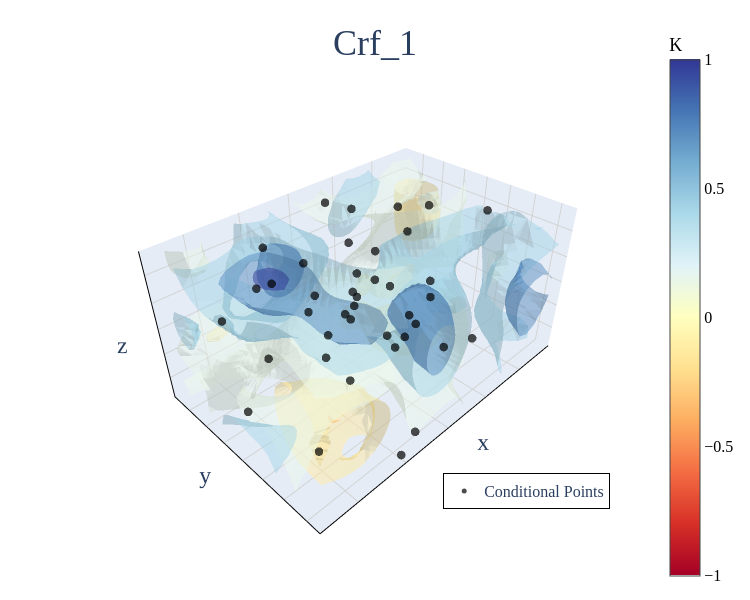
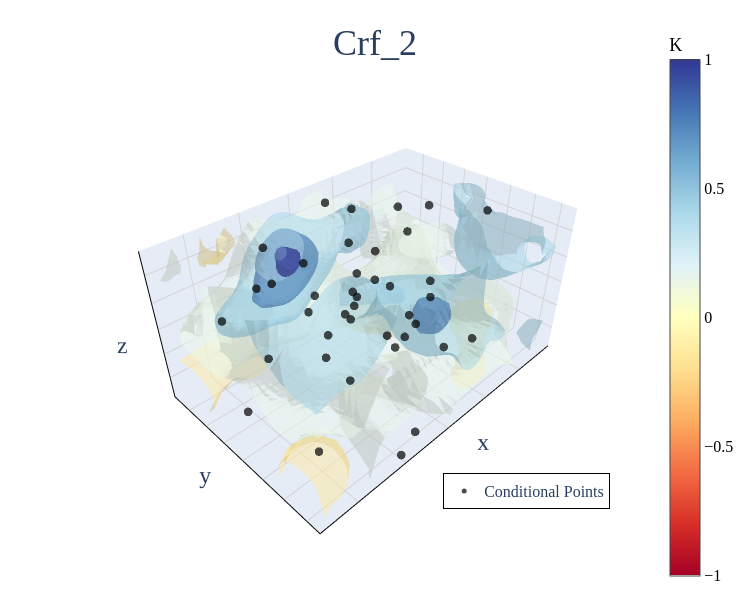
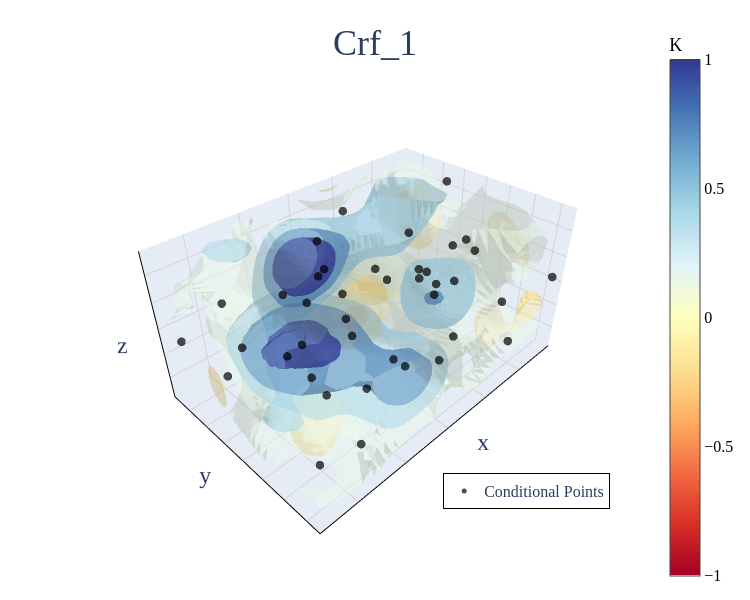
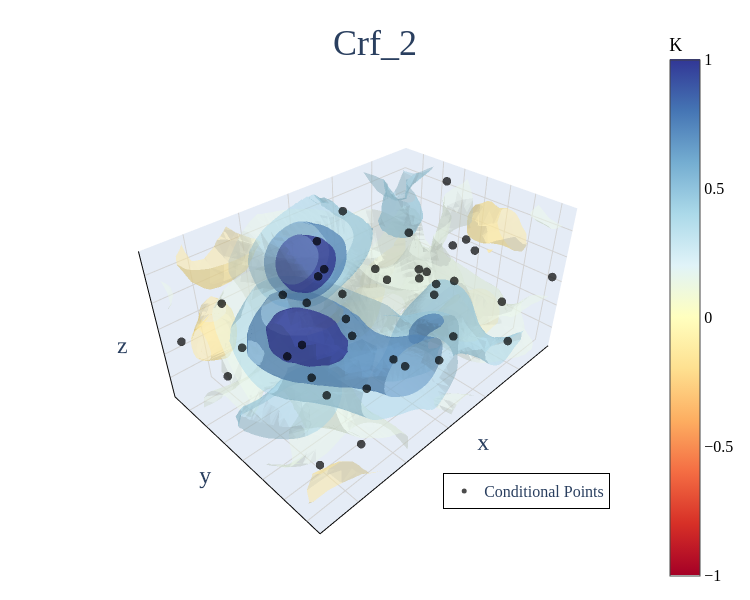

Notebook code for these charts, in order:
### Code cell
crf_list = []
rng = MasterRNG(crf_params["seed"])
df_est['weight'] = d2_weight(df_est, injA_df, 10**6)

df_est_core = df_est[
    (df_est['x'] >= 132) & (df_est['x'] <= 445) &
    (df_est['y'] >= 96) &  (df_est['y'] <= 286) &
    (df_est['z'] >= 95) &  (df_est['z'] <= 195) ].copy()

for i in range(crf_params['resample_time']):
    
    sub_num = crf_params['ens_num']//crf_params['resample_time']
    print(f'process resample group {i+1}/{crf_params["resample_time"]}')
    print("-"*30)
    
    df_con = sampler(df_est, crf_params)    
    # print(len(df_con))
    
    for j in range(sub_num):
        seed = int(rng())
        process_index_ =  sub_num*i + j
        crf = crf_generator(coordinate, df_con, crf_params, seed, j+1) 
        # plt.scatter(df_est['K'].values, crf)
        print(f"Generating field {process_index_+1}   lnK mean:{np.mean(crf):.3f}")    
        
        crf_list.append(crf)
        
        df_crf = pd.DataFrame({
            'x': coordinate['x'].values,
            'y': coordinate['y'].values,
            'z': coordinate['z'].values,
            'value': crf,
        })
        
        df_crf_core = df_crf[
            (df_crf['x'] >= 132) & (df_crf['x'] <= 445) &
            (df_crf['y'] >= 96) & (df_crf['y'] <= 286) &
            (df_est['z'] >= 95) &  (df_est['z'] <= 195)
        ]
        print(f"{ r2_score(df_est_core['ln_mean'].values, df_crf_core['value']):.5f}")
        fig = plot_crf_isosurfaces(df_crf, 'value', df_con, 8, [-1, 1], f'Crf_{j+1}')
        # fig = plot_3d_isosurfaces(df_crf_core, 'value', 8, [1, 2], 'K')
        fig.show()

### Figure 1 — Plotly figure (JSON) as saved in the notebook; plotly's stock layout.template omitted (floating-point values rounded to 4 significant figures; data arrays with more than 128 entries replaced by an {"elided": "..."} marker saying what was removed)
{"data": [{"caps": {"x": {"show": false}, "y": {"show": false}, "z": {"show": false}}, "colorbar": {"len": 1.1, "thickness": 30, "tickfont": {"color": "black", "family": "Times New Roman", "size": 16}, "title": {"font": {"color": "black", "family": "Times New Roman", "size": 18}, "text": "K"}, "x": 0.9}, "colorscale": [[0, "rgb(165,0,38)"], [0.1, "rgb(215,48,39)"], [0.2, "rgb(244,109,67)"], [0.3, "rgb(253,174,97)"], [0.4, "rgb(254,224,144)"], [0.5, "rgb(255,255,191)"], [0.6, "rgb(224,243,248)"], [0.7, "rgb(171,217,233)"], [0.8, "rgb(116,173,209)"], [0.9, "rgb(69,117,180)"], [1, "rgb(49,54,149)"]], "isomax": 1, "isomin": -1, "opacity": 0.5, "showscale": true, "surface": {"count": 8}, "type": "isosurface", "value": {"elided": "45900 float values"}, "x": {"elided": "45900 float values"}, "y": {"elided": "45900 float values"}, "z": {"elided": "45900 float values"}}, {"marker": {"color": "black", "opacity": 0.7, "size": 5, "symbol": "circle"}, "mode": "markers", "name": "Conditional Points", "type": "scatter3d", "x": [555.2, 392.2, 369.8, 303.0, 207.2, 207.2, 354.8, 437.2, 154.8, 399.8, 399.8, 324.8, 291.2, 384.8, 332.2, 407.2, 339.8, 192.2, 56.0, 377.2, 274.0, 437.2, 267.2, 399.8, 555.2, 392.2, 252.2, 56.0, 207.2, 98.5, 267.2, 332.2, 291.2, 377.2, 354.8, 303.0, 207.2, 555.2, 214.8, 303.0], "y": [209.8, 15.5, 366.5, 41.0, 341.0, 247.2, 366.5, 96.0, 247.2, 366.5, 61.0, 179.8, 202.2, 142.2, 187.2, 277.2, 202.2, 157.2, 112.2, 41.0, 262.2, 247.2, 134.8, 209.8, 366.5, 341.0, 119.8, 61.0, 157.2, 269.8, 61.0, 269.8, 269.8, 232.2, 127.2, 142.2, 61.0, 179.8, 127.2, 301.0], "z": [105.0, 147.5, 42.5, 65.0, 117.5, 185.0, 282.5, 65.0, 15.0, 15.0, 250.0, 132.5, 205.0, 250.0, 282.5, 250.0, 205.0, 282.5, 222.5, 162.5, 157.5, 157.5, 127.5, 157.5, 147.5, 205.0, 162.5, 147.5, 132.5, 282.5, 282.5, 152.5, 127.5, 65.0, 168.8, 112.5, 250.0, 250.0, 195.0, 176.2]}], "layout": {"autosize": true, "font": {"family": "Times New Roman", "size": 20}, "height": 600, "legend": {"bgcolor": "rgba(255,255,255,0.6)", "bordercolor": "black", "borderwidth": 1, "font": {"family": "Times New Roman", "size": 16}, "x": 0.6, "y": 0.1}, "margin": {"b": 40, "l": 10, "r": 10, "t": 50}, "scene": {"aspectmode": "data", "camera": {"eye": {"x": 1.5, "y": 1.5, "z": 1.5}}, "xaxis": {"gridcolor": "lightgray", "linecolor": "black", "linewidth": 2, "showbackground": true, "showline": true, "showticklabels": false}, "yaxis": {"gridcolor": "lightgray", "linecolor": "black", "linewidth": 2, "showbackground": true, "showline": true, "showticklabels": false}, "zaxis": {"gridcolor": "lightgray", "linecolor": "black", "linewidth": 2, "showbackground": true, "showline": true, "showticklabels": false}}, "showlegend": true, "title": {"font": {"family": "Times New Roman", "size": 36}, "text": "Crf_1", "x": 0.5, "xanchor": "center", "y": 0.95}, "width": 750}}

### Figure 2 — Plotly figure (JSON) as saved in the notebook; plotly's stock layout.template omitted (floating-point values rounded to 4 significant figures; data arrays with more than 128 entries replaced by an {"elided": "..."} marker saying what was removed)
{"data": [{"caps": {"x": {"show": false}, "y": {"show": false}, "z": {"show": false}}, "colorbar": {"len": 1.1, "thickness": 30, "tickfont": {"color": "black", "family": "Times New Roman", "size": 16}, "title": {"font": {"color": "black", "family": "Times New Roman", "size": 18}, "text": "K"}, "x": 0.9}, "colorscale": [[0, "rgb(165,0,38)"], [0.1, "rgb(215,48,39)"], [0.2, "rgb(244,109,67)"], [0.3, "rgb(253,174,97)"], [0.4, "rgb(254,224,144)"], [0.5, "rgb(255,255,191)"], [0.6, "rgb(224,243,248)"], [0.7, "rgb(171,217,233)"], [0.8, "rgb(116,173,209)"], [0.9, "rgb(69,117,180)"], [1, "rgb(49,54,149)"]], "isomax": 1, "isomin": -1, "opacity": 0.5, "showscale": true, "surface": {"count": 8}, "type": "isosurface", "value": {"elided": "45900 float values"}, "x": {"elided": "45900 float values"}, "y": {"elided": "45900 float values"}, "z": {"elided": "45900 float values"}}, {"marker": {"color": "black", "opacity": 0.7, "size": 5, "symbol": "circle"}, "mode": "markers", "name": "Conditional Points", "type": "scatter3d", "x": [555.2, 392.2, 369.8, 303.0, 207.2, 207.2, 354.8, 437.2, 154.8, 399.8, 399.8, 324.8, 291.2, 384.8, 332.2, 407.2, 339.8, 192.2, 56.0, 377.2, 274.0, 437.2, 267.2, 399.8, 555.2, 392.2, 252.2, 56.0, 207.2, 98.5, 267.2, 332.2, 291.2, 377.2, 354.8, 303.0, 207.2, 555.2, 214.8, 303.0], "y": [209.8, 15.5, 366.5, 41.0, 341.0, 247.2, 366.5, 96.0, 247.2, 366.5, 61.0, 179.8, 202.2, 142.2, 187.2, 277.2, 202.2, 157.2, 112.2, 41.0, 262.2, 247.2, 134.8, 209.8, 366.5, 341.0, 119.8, 61.0, 157.2, 269.8, 61.0, 269.8, 269.8, 232.2, 127.2, 142.2, 61.0, 179.8, 127.2, 301.0], "z": [105.0, 147.5, 42.5, 65.0, 117.5, 185.0, 282.5, 65.0, 15.0, 15.0, 250.0, 132.5, 205.0, 250.0, 282.5, 250.0, 205.0, 282.5, 222.5, 162.5, 157.5, 157.5, 127.5, 157.5, 147.5, 205.0, 162.5, 147.5, 132.5, 282.5, 282.5, 152.5, 127.5, 65.0, 168.8, 112.5, 250.0, 250.0, 195.0, 176.2]}], "layout": {"autosize": true, "font": {"family": "Times New Roman", "size": 20}, "height": 600, "legend": {"bgcolor": "rgba(255,255,255,0.6)", "bordercolor": "black", "borderwidth": 1, "font": {"family": "Times New Roman", "size": 16}, "x": 0.6, "y": 0.1}, "margin": {"b": 40, "l": 10, "r": 10, "t": 50}, "scene": {"aspectmode": "data", "camera": {"eye": {"x": 1.5, "y": 1.5, "z": 1.5}}, "xaxis": {"gridcolor": "lightgray", "linecolor": "black", "linewidth": 2, "showbackground": true, "showline": true, "showticklabels": false}, "yaxis": {"gridcolor": "lightgray", "linecolor": "black", "linewidth": 2, "showbackground": true, "showline": true, "showticklabels": false}, "zaxis": {"gridcolor": "lightgray", "linecolor": "black", "linewidth": 2, "showbackground": true, "showline": true, "showticklabels": false}}, "showlegend": true, "title": {"font": {"family": "Times New Roman", "size": 36}, "text": "Crf_2", "x": 0.5, "xanchor": "center", "y": 0.95}, "width": 750}}

### Figure 3 — Plotly figure (JSON) as saved in the notebook; plotly's stock layout.template omitted (floating-point values rounded to 4 significant figures; data arrays with more than 128 entries replaced by an {"elided": "..."} marker saying what was removed)
{"data": [{"caps": {"x": {"show": false}, "y": {"show": false}, "z": {"show": false}}, "colorbar": {"len": 1.1, "thickness": 30, "tickfont": {"color": "black", "family": "Times New Roman", "size": 16}, "title": {"font": {"color": "black", "family": "Times New Roman", "size": 18}, "text": "K"}, "x": 0.9}, "colorscale": [[0, "rgb(165,0,38)"], [0.1, "rgb(215,48,39)"], [0.2, "rgb(244,109,67)"], [0.3, "rgb(253,174,97)"], [0.4, "rgb(254,224,144)"], [0.5, "rgb(255,255,191)"], [0.6, "rgb(224,243,248)"], [0.7, "rgb(171,217,233)"], [0.8, "rgb(116,173,209)"], [0.9, "rgb(69,117,180)"], [1, "rgb(49,54,149)"]], "isomax": 1, "isomin": -1, "opacity": 0.5, "showscale": true, "surface": {"count": 8}, "type": "isosurface", "value": {"elided": "45900 float values"}, "x": {"elided": "45900 float values"}, "y": {"elided": "45900 float values"}, "z": {"elided": "45900 float values"}}, {"marker": {"color": "black", "opacity": 0.7, "size": 5, "symbol": "circle"}, "mode": "markers", "name": "Conditional Points", "type": "scatter3d", "x": [162.2, 21.75, 56.0, 118.5, 244.8, 324.8, 407.2, 555.2, 555.2, 437.2, 237.2, 21.75, 78.5, 458.5, 347.2, 56.0, 285.8, 369.8, 555.2, 362.2, 478.5, 354.8, 274.0, 207.2, 162.2, 132.2, 252.2, 274.0, 478.5, 458.5, 169.8, 498.5, 384.8, 267.2, 162.2, 291.2, 21.75, 437.2, 384.8, 21.75], "y": [157.2, 202.2, 321.0, 149.8, 157.2, 277.2, 217.2, 187.2, 366.5, 209.8, 301.0, 149.8, 202.2, 269.8, 366.5, 149.8, 15.5, 341.0, 41.0, 209.8, 247.2, 247.2, 104.8, 149.8, 224.8, 341.0, 15.5, 277.2, 209.8, 341.0, 277.2, 61.0, 81.0, 104.8, 202.2, 61.0, 179.8, 15.5, 247.2, 366.5], "z": [222.5, 147.5, 15.0, 105.0, 185.0, 105.0, 282.5, 282.5, 122.5, 95.0, 65.0, 137.5, 105.0, 112.5, 282.5, 282.5, 65.0, 157.5, 137.5, 168.8, 205.0, 42.5, 122.5, 142.5, 147.5, 152.5, 185.0, 250.0, 162.5, 65.0, 65.0, 42.5, 162.5, 282.5, 162.5, 147.5, 162.5, 42.5, 168.8, 162.5]}], "layout": {"autosize": true, "font": {"family": "Times New Roman", "size": 20}, "height": 600, "legend": {"bgcolor": "rgba(255,255,255,0.6)", "bordercolor": "black", "borderwidth": 1, "font": {"family": "Times New Roman", "size": 16}, "x": 0.6, "y": 0.1}, "margin": {"b": 40, "l": 10, "r": 10, "t": 50}, "scene": {"aspectmode": "data", "camera": {"eye": {"x": 1.5, "y": 1.5, "z": 1.5}}, "xaxis": {"gridcolor": "lightgray", "linecolor": "black", "linewidth": 2, "showbackground": true, "showline": true, "showticklabels": false}, "yaxis": {"gridcolor": "lightgray", "linecolor": "black", "linewidth": 2, "showbackground": true, "showline": true, "showticklabels": false}, "zaxis": {"gridcolor": "lightgray", "linecolor": "black", "linewidth": 2, "showbackground": true, "showline": true, "showticklabels": false}}, "showlegend": true, "title": {"font": {"family": "Times New Roman", "size": 36}, "text": "Crf_1", "x": 0.5, "xanchor": "center", "y": 0.95}, "width": 750}}

### Figure 4 — Plotly figure (JSON) as saved in the notebook; plotly's stock layout.template omitted (floating-point values rounded to 4 significant figures; data arrays with more than 128 entries replaced by an {"elided": "..."} marker saying what was removed)
{"data": [{"caps": {"x": {"show": false}, "y": {"show": false}, "z": {"show": false}}, "colorbar": {"len": 1.1, "thickness": 30, "tickfont": {"color": "black", "family": "Times New Roman", "size": 16}, "title": {"font": {"color": "black", "family": "Times New Roman", "size": 18}, "text": "K"}, "x": 0.9}, "colorscale": [[0, "rgb(165,0,38)"], [0.1, "rgb(215,48,39)"], [0.2, "rgb(244,109,67)"], [0.3, "rgb(253,174,97)"], [0.4, "rgb(254,224,144)"], [0.5, "rgb(255,255,191)"], [0.6, "rgb(224,243,248)"], [0.7, "rgb(171,217,233)"], [0.8, "rgb(116,173,209)"], [0.9, "rgb(69,117,180)"], [1, "rgb(49,54,149)"]], "isomax": 1, "isomin": -1, "opacity": 0.5, "showscale": true, "surface": {"count": 8}, "type": "isosurface", "value": {"elided": "45900 float values"}, "x": {"elided": "45900 float values"}, "y": {"elided": "45900 float values"}, "z": {"elided": "45900 float values"}}, {"marker": {"color": "black", "opacity": 0.7, "size": 5, "symbol": "circle"}, "mode": "markers", "name": "Conditional Points", "type": "scatter3d", "x": [162.2, 21.75, 56.0, 118.5, 244.8, 324.8, 407.2, 555.2, 555.2, 437.2, 237.2, 21.75, 78.5, 458.5, 347.2, 56.0, 285.8, 369.8, 555.2, 362.2, 478.5, 354.8, 274.0, 207.2, 162.2, 132.2, 252.2, 274.0, 478.5, 458.5, 169.8, 498.5, 384.8, 267.2, 162.2, 291.2, 21.75, 437.2, 384.8, 21.75], "y": [157.2, 202.2, 321.0, 149.8, 157.2, 277.2, 217.2, 187.2, 366.5, 209.8, 301.0, 149.8, 202.2, 269.8, 366.5, 149.8, 15.5, 341.0, 41.0, 209.8, 247.2, 247.2, 104.8, 149.8, 224.8, 341.0, 15.5, 277.2, 209.8, 341.0, 277.2, 61.0, 81.0, 104.8, 202.2, 61.0, 179.8, 15.5, 247.2, 366.5], "z": [222.5, 147.5, 15.0, 105.0, 185.0, 105.0, 282.5, 282.5, 122.5, 95.0, 65.0, 137.5, 105.0, 112.5, 282.5, 282.5, 65.0, 157.5, 137.5, 168.8, 205.0, 42.5, 122.5, 142.5, 147.5, 152.5, 185.0, 250.0, 162.5, 65.0, 65.0, 42.5, 162.5, 282.5, 162.5, 147.5, 162.5, 42.5, 168.8, 162.5]}], "layout": {"autosize": true, "font": {"family": "Times New Roman", "size": 20}, "height": 600, "legend": {"bgcolor": "rgba(255,255,255,0.6)", "bordercolor": "black", "borderwidth": 1, "font": {"family": "Times New Roman", "size": 16}, "x": 0.6, "y": 0.1}, "margin": {"b": 40, "l": 10, "r": 10, "t": 50}, "scene": {"aspectmode": "data", "camera": {"eye": {"x": 1.5, "y": 1.5, "z": 1.5}}, "xaxis": {"gridcolor": "lightgray", "linecolor": "black", "linewidth": 2, "showbackground": true, "showline": true, "showticklabels": false}, "yaxis": {"gridcolor": "lightgray", "linecolor": "black", "linewidth": 2, "showbackground": true, "showline": true, "showticklabels": false}, "zaxis": {"gridcolor": "lightgray", "linecolor": "black", "linewidth": 2, "showbackground": true, "showline": true, "showticklabels": false}}, "showlegend": true, "title": {"font": {"family": "Times New Roman", "size": 36}, "text": "Crf_2", "x": 0.5, "xanchor": "center", "y": 0.95}, "width": 750}}
